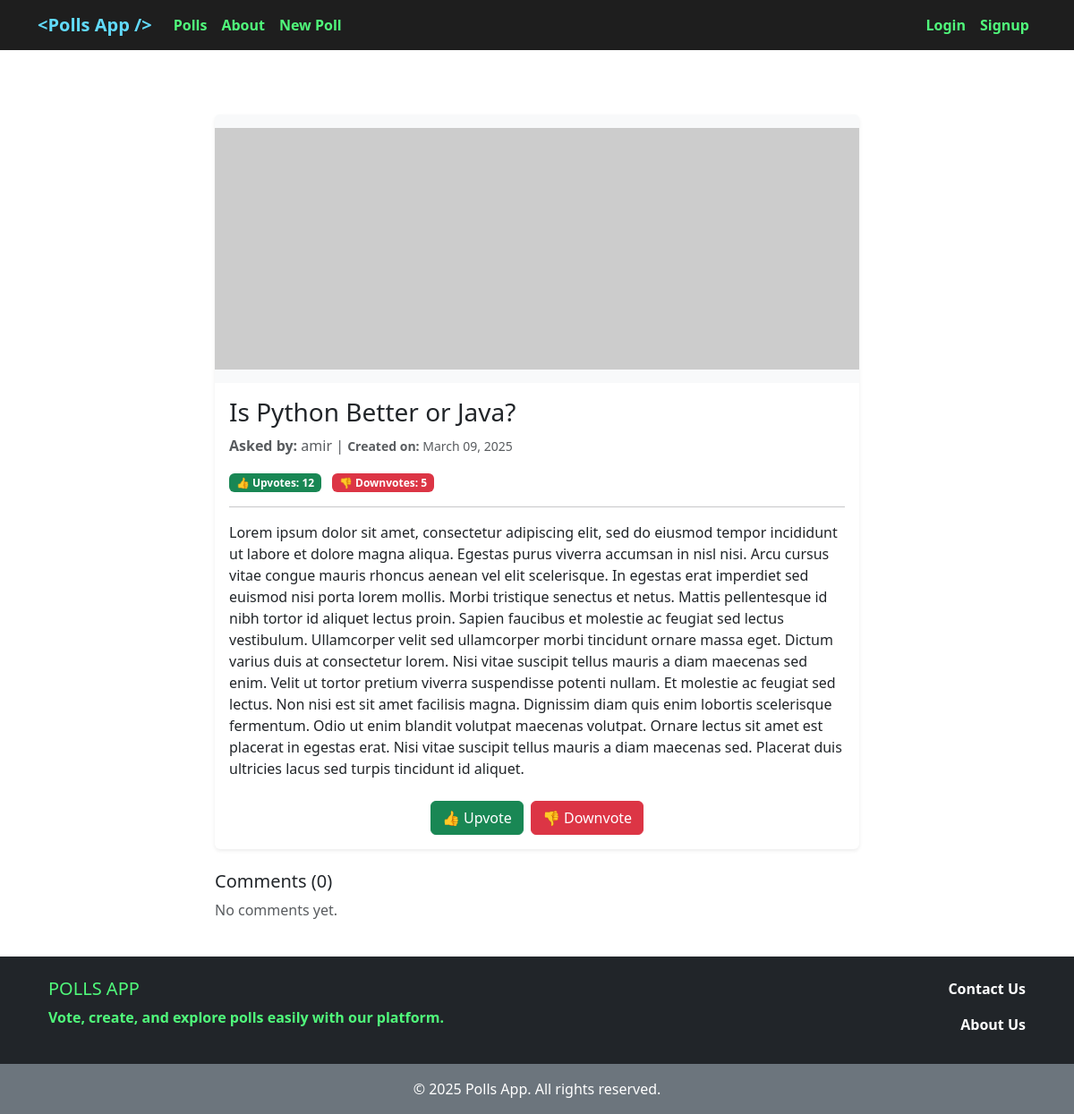
The app's page /poll/1/, older data.
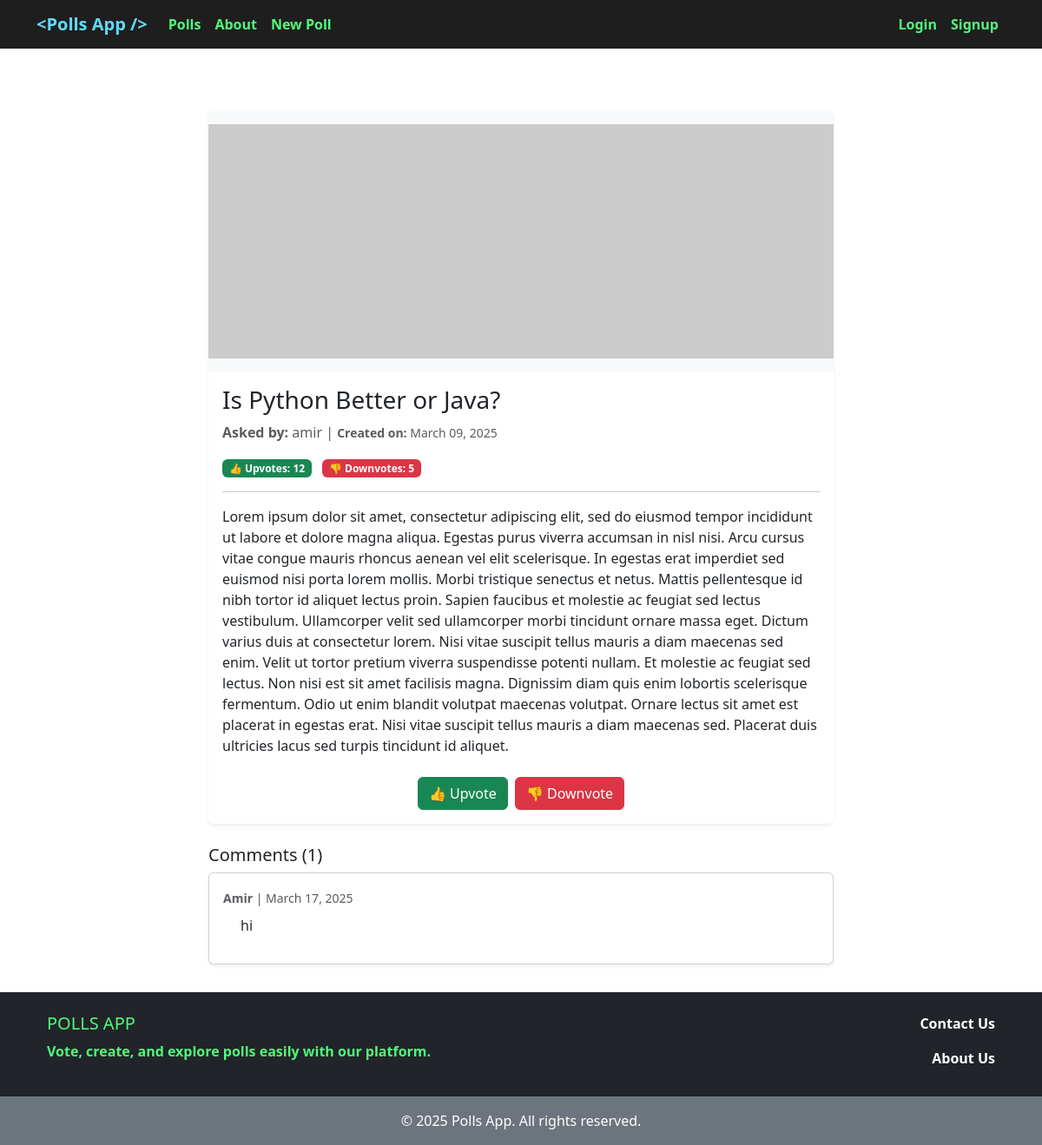
The same page, newer data.
### polls/models.py (models this page shows, shortened)
class Comment(models.Model):
    poll = models.ForeignKey('Poll', related_name='comments', on_delete=models.CASCADE)
    user = models.ForeignKey(get_user_model(), on_delete=models.CASCADE)
    body = models.TextField()
    is_active = models.BooleanField(default=True)
    datetime_created = models.DateTimeField(auto_now_add=True)
    datetime_modified = models.DateTimeField(auto_now=True)

### accounts/models.py (models this page shows)
class CustomUser(AbstractUser):
    ROLE_CHOICES = [
        ('M', 'Manager'),
        ('E', 'Employee'),
        ('S', 'Student'),
        ('O', 'Other'),
    ]
    role = models.CharField(choices=ROLE_CHOICES, max_length=1, default=ROLE_CHOICES[3][0])

### polls/views.py (the view)
# urls.py: path('poll/<int:pk>/', poll_detail_view, name='poll_detail'),
def poll_detail_view(request, pk):
    poll = get_object_or_404(Poll, pk=pk)
    comments = poll.comments.all()
    return render(request, 'polls/poll_detail.html', context={
        'poll': poll,
        'comments': comments,
    })

### polls/templates/polls/poll_detail.html (shortened to what this page needs)
{% extends '_base.html' %}
{% block content %}
    <div class="container mt-5">
        <div class="row justify-content-center">
            <div class="col-md-8">
                <div class="card shadow-sm border-0 rounded">
                    {% if poll.cover %}
                        <img src="{{ poll.cover.url }}" class="card-img-top img-fluid" alt="Poll Image">
                    {% else %}
                        <img src="https://placehold.co/800x300" class="card-img-top img-fluid"
                             alt="Poll image for {{ poll.question }}">
                    {% endif %}
                    <div class="card-body">
                        <h3 class="card-title">{{ poll.question }}</h3>
                        <p class="card-text text-muted">
                            <strong>Asked by:</strong> {{ poll.user }} |
                            <small><strong>Created on:</strong> {{ poll.datetime_created|date:"F d, Y" }}</small>
                        </p>
                        <div class="d-flex justify-content-between align-items-center">
                            <div>
                                <span class="badge bg-success">👍 Upvotes: {{ poll.up_vote }}</span>
                                <span class="badge bg-danger mx-2">👎 Downvotes: {{ poll.down_vote }}</span>
                            </div>
                        </div>
                        <hr>
                        <p>{{ poll.description }}</p>
                        <div class="mt-4 d-flex justify-content-center">
                            <div class="btn-group">
                                <form action="{% url 'poll_vote' poll.id %}" method="post">
                                    <button type="submit" class="btn btn-success">👍 Upvote</button>
                                </form>
                                <form action="{% url 'poll_down_vote' poll.id %}" method="post" class="ms-2">
                                    <button type="submit" class="btn btn-danger">👎 Downvote</button>
                                </form>
                            </div>
                        </div>
                    </div>
                </div>
                <div class="mt-4">
                    <h5>Comments ({{ comments|length }})</h5>
                    {% for comment in comments %}
                        <div class="card mb-2 shadow-sm">
                            <div class="card-body">
                                <small class="text-muted">
                                    <strong>{{ comment.user|capfirst }}</strong> | {{ comment.datetime_created|date:"F d, Y" }}
                                </small>
                                <p class="comment-text mt-2">{{ comment.body }}</p>
                            </div>
                        </div>
                    {% empty %}
                        <p class="text-muted">No comments yet.</p>
                    {% endfor %}
                </div>
            </div>
        </div>
    </div>
{% endblock content %}

Row changes from the older to the newer data that the page shows:
added Comment: user "Amir", datetime_created "March 17, 2025", body "hi"
Text that changed along with them:
{{ comments|length }}: "0" → "1"
text no longer shown: "No comments yet."
